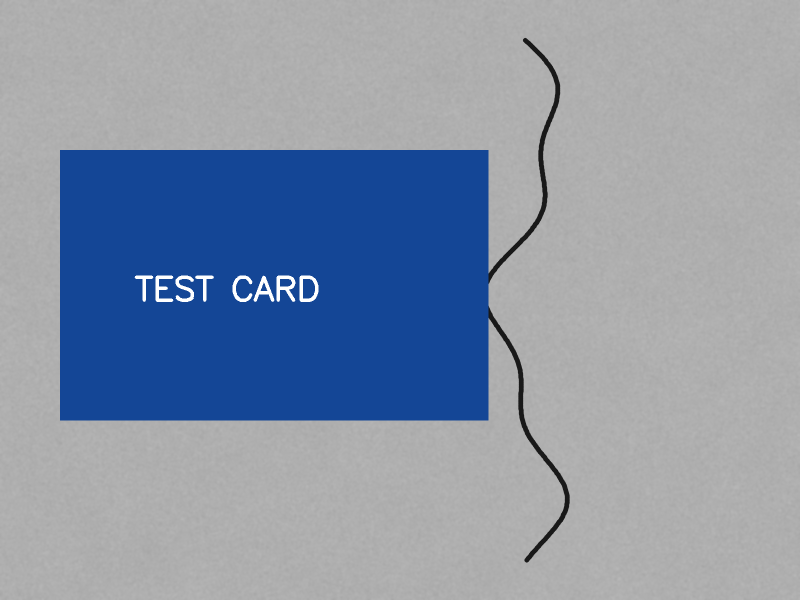
#> input picture test_crack_card.png, 1600 x 1200 px (shown at 1/2 size)
$ python crack_width_mm.py
#> lines starting #> are read from the running program, lines starting #| are printed output that depends on the picture
import cv2
import numpy as np
from skimage.morphology import skeletonize

FILE = "test_crack_card.png"
CARD_MM = 85.6   # card ki lambi side (mm)

img = cv2.imread(FILE)
#> img is the input picture: shape (1200, 1600, 3); mean B, G, R 168.1, 149, 137.1
if img is None:
    print("Photo nahi mili:", FILE)
    raise SystemExit

# photo ko chhota karo taaki screen par aaye (scale yaad rakho)
s = min(1.0, 900 / max(img.shape[:2]))
#> s = 0.562
small = cv2.resize(img, None, fx=s, fy=s) if s < 1 else img.copy()
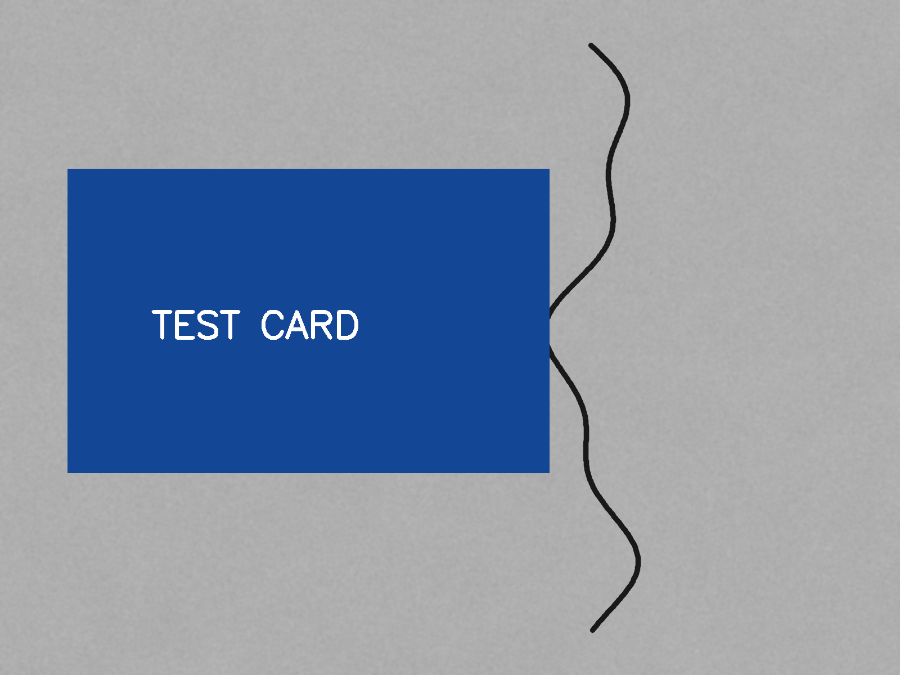
#> small: shape (675, 900, 3); mean B, G, R 168, 149, 137.1

# --- 1. card ki LAMBI side ke dono kinaare click karo ---
points = []
work = small.copy()
win = "Card ki LAMBI side ke DONO kinaare click karo"


def click(event, x, y, flags, param):
    if event == cv2.EVENT_LBUTTONDOWN and len(points) < 2:
        points.append((x, y))
        cv2.circle(work, (x, y), 5, (0, 0, 255), -1)


cv2.namedWindow(win)
cv2.setMouseCallback(win, click)
while len(points) < 2:
    cv2.imshow(win, work)
    if cv2.waitKey(20) == 27:
#> (key Esc is pressed here)
        raise SystemExit
#> (the program exits here)
